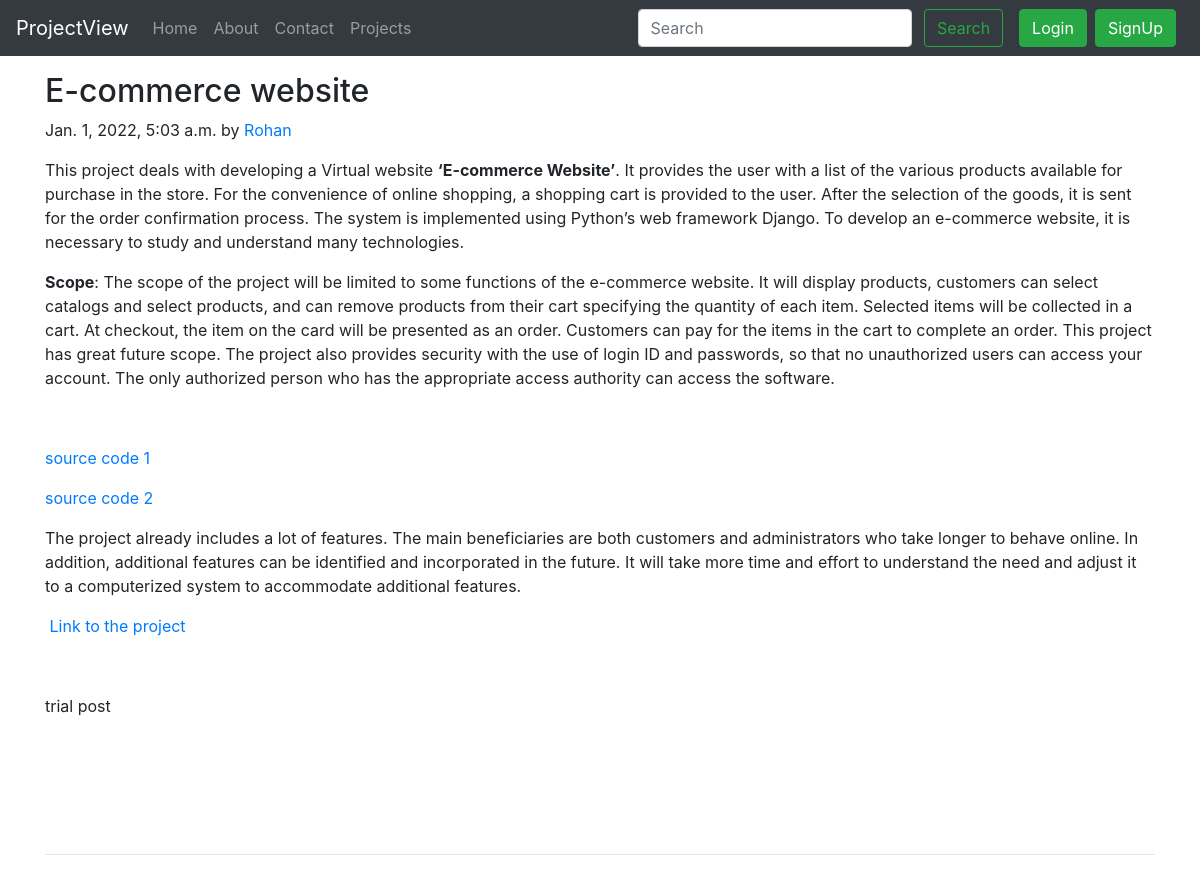
The page /project/second on the database its author committed.
### project/models.py (models this page shows, shortened)
class Post(models.Model):
    sno=models.AutoField(primary_key=True)
    title=models.CharField(max_length=255)
    project_by=models.CharField(max_length=14)
    slug=models.CharField(max_length=130)
    timeStamp=models.DateTimeField(blank=True)
    content= RichTextField(blank=True, null=True)

### project/views.py (the view)
# urls.py: path('<str:slug>', views.projectPost, name="projectPost"),
def projectPost(request, slug):
    post=Post.objects.filter(slug=slug).first()
    context={"post":post}
    return render(request, "project/projectPost.html", context)

### templates/project/projectPost.html (shortened to what this page needs)
{% extends 'base.html' %}
{% block body %}
<div class="container my-3">
<div class="blog-post">
        <h2 class="blog-post-title">{{post.title}}</h2>
        <p class="blog-post-meta">{{post.timeStamp}} by <a href="#">{{post.project_by}}</a></p>
        <p>{{post.content|safe}}</p>
        <hr>
      </div>
      </div>
 {% endblock %}

### rows shown on the page
Post: title "E-commerce website", timeStamp "Jan. 1, 2022, 5:03 a.m.", project_by "Rohan", content "This project deals with developing a Virtual website ‘E-commerce Website’ . It provides the user with a list of the various products available for purchase in the store. For the convenience of online shopping, a shopping cart is provided to the user. After the selection of the goods, it is sent for the order confirmation process. The system is implemented using Python’s web framework Django. To develop an e-commerce website, it is necessary to study and understand many technologies. Scope : The scope of the project will be limited to some functions of the e-commerce website. It will display products, customers can select catalogs and select products, and can remove products from their cart…"
